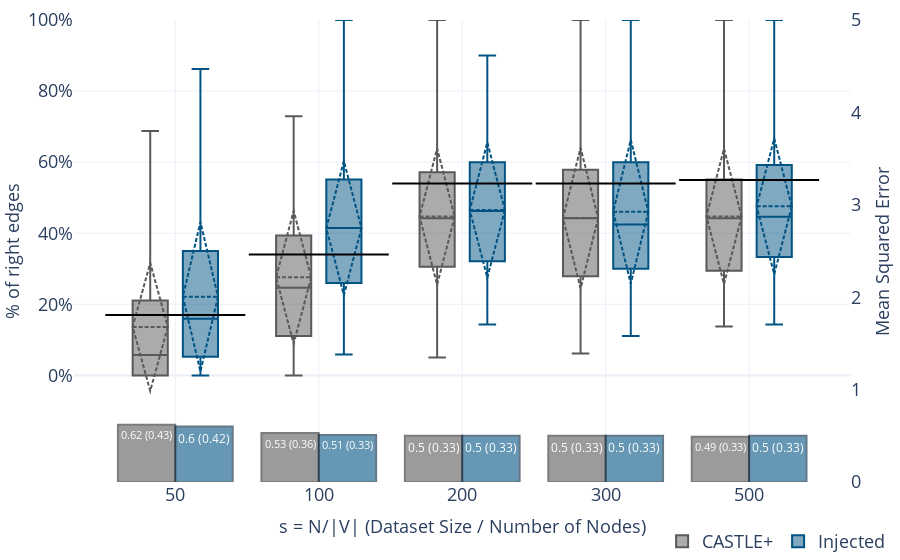
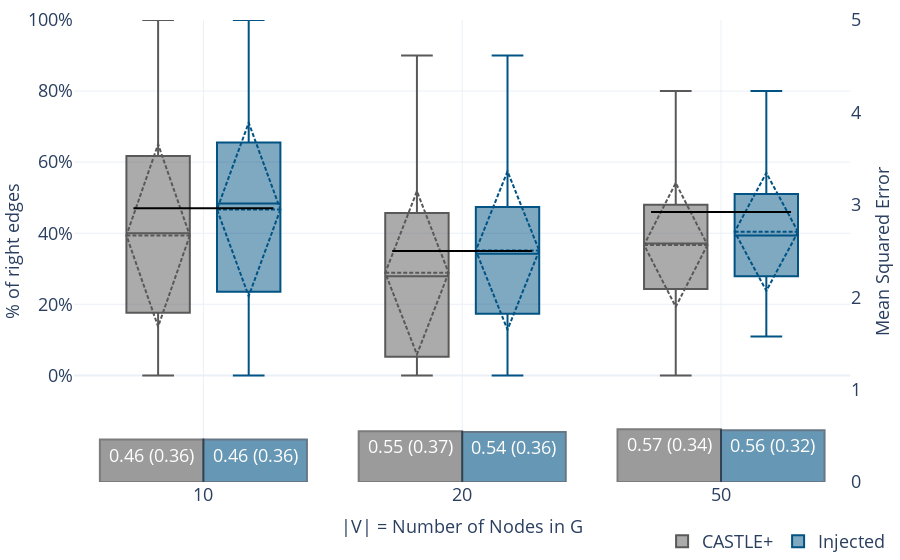
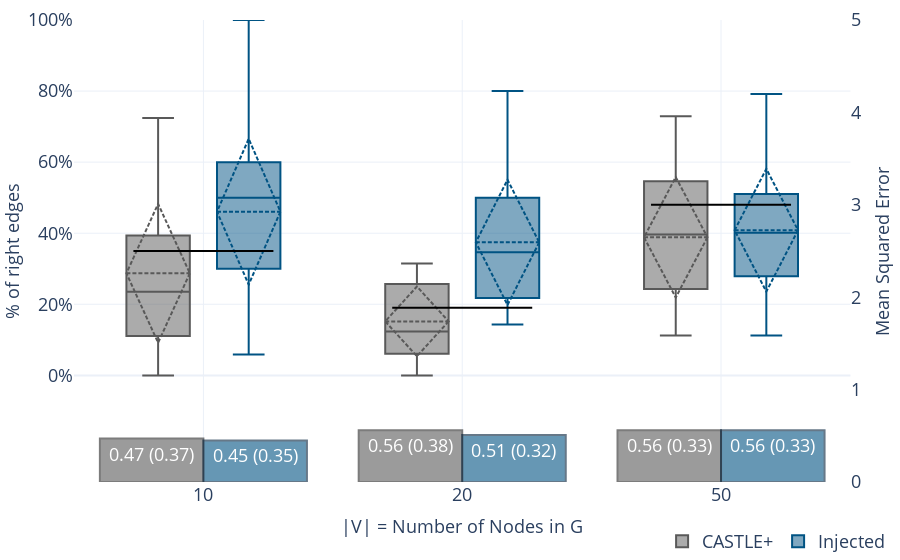
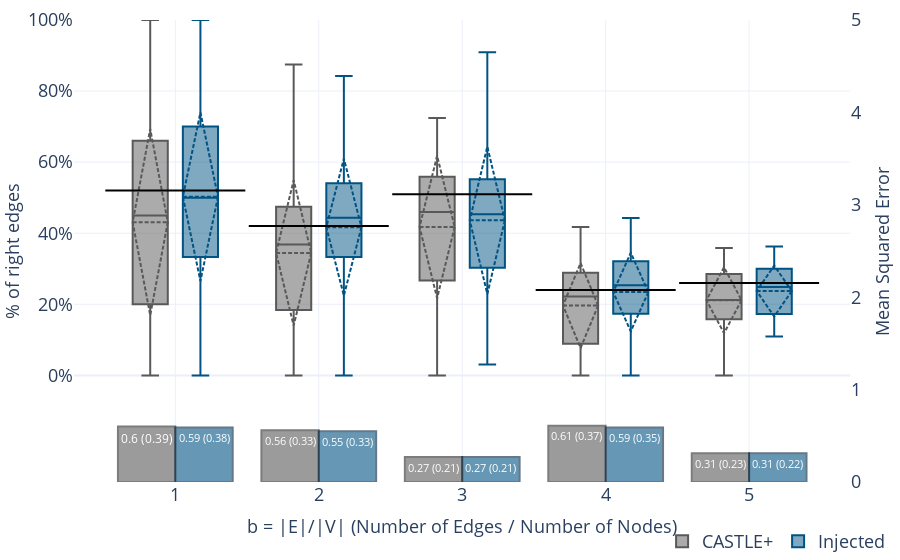

Notebook cell for these charts, in order:
### Markdown cell above
### Recostruction Experiment 20% known

### Code cell
import re
import os
import numpy as np
import pandas as pd
import plotly.graph_objects as go
from plotly.subplots import make_subplots
from utils import load_pickle, random_stability

verbose = False
verbose2 = False
nodes = '([\w]+)'
seeds = '([\w]+)'
dsets = '([\w.]+)'
outfs = str(1)
infs = str(1)
thetas = '([-+]?([0-9]+)(\.[0-9]+)?)'

# ## Versions
# # 'v3' reconstrunction toy experiment - 84%
# # 'p1' = partial toy experiment - 96%
# # 'r2' = reconstruction toy experiment, 20n 4b - 0%
# # 'r3' = reconstruction toy experiment, 10n 4b - 0%
# # 'r4' = reconstruction toy experiment, 10n 1b - 0%
# # 'r5' = reconstruction toy experiment, 15n 2b - ?
# # 'r6' = reconstruction toy experiment, 10n 1b - 32hidden
# # 'r7' = reconstruction toy experiment, 20n 4b - 0%
# # 'r_ex3' = reconstruction experiment, 10n 20n 50n 1b
# # 'r_ex_2b' = reconstruction experiment, 10n 20n 50n 2b
# # 'r_ex_5b' = reconstruction experiment, 10n 20n 50n 5b

version = '(r_ex3|r_ex_2b|r_ex_5b)'

known_p = 0.2

folder = './results/'
# CASTLE/results/Nested1FoldCASTLE.Reg.Synth.10.625.r_ex2.pkl

count = 0
res = []

for filename in os.listdir(folder):
    match = re.search(f'Nested1FoldCASTLE.Reg.Synth.{nodes}.{dsets}.{version}.pkl$', filename)
    if match != None:
        count += 1
        
        report = load_pickle(os.path.join(folder, filename), verbose=False)
        for key, value in report.items():
            # print(key, value)
            t = [[match.group(3)],[value[i] for i in ['theta', 'n_nodes', 'N_edges', 'seed', 'data_size', 'MSE', 'MAE','right','matching']]]
            res.append([i for sublist in t for i in sublist])
            # print(res)
print("Count=",count)

df = pd.DataFrame(res)
df.columns = ['V','Type', 'N_nodes', 'N_edges', 'seed', 'Size', 'MSE', 'MAE','right','matching']
df['alpha'] = ((df['Size'].astype(int)*0.8)/df['N_nodes'].astype(int)).astype(int)
df['branch'] = np.round(((df['N_edges'].astype(int))/df['N_nodes'].astype(int)).astype(float),0).astype(int)
bins = pd.IntervalIndex.from_tuples([(0, 1), (1, 2), (2, 5)])
df['branch_bin'] = pd.cut(df['branch'], bins)

df['alpha2'] = ((df['Size'].astype(int)*0.8)/df['branch'].astype(int)).astype(int)
bins = pd.IntervalIndex.from_tuples([(0, 500), (500, 1000), (1000, 2000), (2000, 5000), (5000,np.Inf)])
df['alpha3'] = pd.cut(df['alpha2'], bins)
df['rebase_den'] = (df['N_edges'].astype(int)-(df['N_edges']*known_p).astype(int))
df['rebased'] = (df['matching'].astype(int)/(df['N_edges'].astype(int)-(df['N_edges']*known_p).astype(int))).clip(upper= 1 )
# display(df)

df = df[df['alpha']!=1000]

def plot_ly_by(x, df, x_desc):
    df = df.sort_values(by=[x],axis=0)
    # df=df[['Type', 'N_nodes','alpha', 'MSE', 'MAE','right']]
    mses = df.groupby(['Type',x], as_index=False).agg([ 'count','mean','std']).round(2).reset_index()
    mses.columns = list(map(''.join, mses.columns.values))
    mses['text'] = mses[['MSEmean','MSEstd']].apply(lambda x : '{} ({})'.format(x[0],x[1]), axis=1)#mses['MSEmean'].astype(str) + mses['MSEstd'].astype(str) 
    mses[x] = mses[x].astype(str)
    display(mses)

    fig = make_subplots(specs=[[{"secondary_y": True}]])
    msesC = mses[mses['Type']==-1]
    fig.add_trace(
        go.Bar(x=msesC[x], y=msesC['MSEmean'], name="CASTLEMSE",
        marker_color='#595959',#'#FF4136', 
        marker_line_color='#262626',#rgb(8,48,107)',
                    marker_line_width=2, opacity=0.6,
        # error_y=dict(
        #         type='data', # value of error bar given in data coordinates
        #         array=msesC['MSEstd'],
        #         visible=True,
        #         color='Black',
        #         thickness=1.5,
        #         width=3),
        showlegend=False,
            text=msesC['text'],
            textposition='auto',
                    ),
        secondary_y=True,
    )
    msesI = mses[mses['Type']==0.05]
    fig.add_trace(
        go.Bar(x=msesI[x], y=msesI['MSEmean'], name="InjectedMSE",
        marker_color='#005383',#'#0085CA',#'#3D9970', 
        marker_line_color='#001F3A',#'#0085CA',#'White',
                    marker_line_width=2, opacity=0.6,
        # error_y=dict(
        #         type='data', # value of error bar given in data coordinates
        #         array=msesI['MSEstd'],
        #         visible=True,
        #         color='Black',
        #         thickness=1.5,
        #         width=3),
        showlegend=False,
            text=msesI['text'],
            textposition='inside',
                    ),
        secondary_y=True,
    )

    fig.add_trace(go.Box(
        y=df[df['Type']==-1]['right'],
        x=df[df['Type']==-1][x].astype(str),
        boxmean='sd', # represent mean
        boxpoints=False,#'outliers',
        name='CASTLE+',
        marker_color='#595959'#'#FF4136'
    ),
        secondary_y=False,)

    d = msesC['rebasedmean']#[i*1.2 for i in msesC['rightmean']]

    fig.add_trace(
        go.Scatter(x=msesC[x], y=d, name="CASTLE+20%" , mode='markers', marker_symbol='line-ew',
                marker=dict(
                color='Black',
                size=100,
                line=dict(
                    color='Black',
                    width=2)
                    ),
                showlegend=False),
        secondary_y=False, 
    )


    fig.add_trace(go.Box(
        y=df[df['Type']==0.05]['right'],
        x=df[df['Type']==0.05][x].astype(str),
        boxmean='sd', # represent mean
        boxpoints=False,#'outliers',
        name='Injected',
        marker_color='#005383'#'#0085CA'#'#3D9970'
    ),
        secondary_y=False,)
    fig.update_layout(
        # yaxis_title='normalized moisture',
        boxmode='group' # group together boxes of the different traces for each value of x
    )
    # Add figure title
    fig.update_layout(
        margin=dict(l=50, r=0, t=20, b=20),
        title={
            'text': "",
            'y':0.9,
            'x':0.5,
            'xanchor': 'center',
            'yanchor': 'top'},
        legend={
            'y':-0.17,
            'x':0.85,
            'orientation':"h",
            'xanchor': 'center',
            'yanchor': 'bottom'},
        template='plotly_white',
            font=dict(
                # family="Courier New, monospace",
                size=18,
                # color="Black"
            )
    )
    # Set x-axis title
    fig.update_xaxes(showgrid=True,title={'text':x_desc,'font':{'size':18}})
    # Set y-axes titles
    fig.update_yaxes(showgrid=True,nticks=10,zeroline=True, title={'text':"% of right edges",'font':{'size':18}}, 
    range=[-0.3, 1],
    tickvals=[0,0.2,0.4,0.6,0.8,1],
    tickformat=".0%",
    secondary_y=False
    )
    fig.update_yaxes(showgrid=False,nticks=10,zeroline=False, title={'text':"Mean Squared Error",'font':{'size':18}},
    range=[0, 5],
    secondary_y=True)
    fig.show()
    
plot_ly_by('alpha', df, x_desc="s = N/|V| (Dataset Size / Number of Nodes)")

plot_ly_by('N_nodes', df, x_desc="|V| = Number of Nodes in G")

plot_ly_by('N_nodes', df[df['alpha'] == 100], x_desc="|V| = Number of Nodes in G")

plot_ly_by('branch', df, x_desc="b = |E|/|V| (Number of Edges / Number of Nodes)")
plot_ly_by('branch_bin', df, x_desc="b = |E|/|V| (Number of Edges / Number of Nodes)")

plot_ly_by('alpha3', df, x_desc="Dataset Size / b (b=N Edges/N Nodes)")


# plot_ly_by('Size', df[df['N_nodes'] == 10], x_desc="Dataset Size")

### Figure 1 — Plotly figure (JSON) as saved in the notebook; plotly's stock layout.template omitted (floating-point values rounded to 4 significant figures; data arrays with more than 128 entries replaced by an {"elided": "..."} marker saying what was removed)
{"data": [{"marker": {"color": "#595959", "line": {"color": "#262626", "width": 2}}, "name": "CASTLEMSE", "opacity": 0.6, "showlegend": false, "text": ["0.62 (0.43)", "0.53 (0.36)", "0.5 (0.33)", "0.5 (0.33)", "0.49 (0.33)"], "textposition": "auto", "type": "bar", "x": ["50", "100", "200", "300", "500"], "xaxis": "x", "y": [0.62, 0.53, 0.5, 0.5, 0.49], "yaxis": "y2"}, {"marker": {"color": "#005383", "line": {"color": "#001F3A", "width": 2}}, "name": "InjectedMSE", "opacity": 0.6, "showlegend": false, "text": ["0.6 (0.42)", "0.51 (0.33)", "0.5 (0.33)", "0.5 (0.33)", "0.5 (0.33)"], "textposition": "inside", "type": "bar", "x": ["50", "100", "200", "300", "500"], "xaxis": "x", "y": [0.6, 0.51, 0.5, 0.5, 0.5], "yaxis": "y2"}, {"boxmean": "sd", "boxpoints": false, "marker": {"color": "#595959"}, "name": "CASTLE+", "type": "box", "x": {"elided": "450 str values"}, "xaxis": "x", "y": {"elided": "450 float values"}, "yaxis": "y"}, {"marker": {"color": "Black", "line": {"color": "Black", "width": 2}, "size": 100, "symbol": "line-ew"}, "mode": "markers", "name": "CASTLE+20%", "showlegend": false, "type": "scatter", "x": ["50", "100", "200", "300", "500"], "xaxis": "x", "y": [0.17, 0.34, 0.54, 0.54, 0.55], "yaxis": "y"}, {"boxmean": "sd", "boxpoints": false, "marker": {"color": "#005383"}, "name": "Injected", "type": "box", "x": {"elided": "450 str values"}, "xaxis": "x", "y": {"elided": "450 float values"}, "yaxis": "y"}], "layout": {"boxmode": "group", "font": {"size": 18}, "legend": {"orientation": "h", "x": 0.85, "xanchor": "center", "y": -0.17, "yanchor": "bottom"}, "margin": {"b": 20, "l": 50, "r": 0, "t": 20}, "title": {"text": "", "x": 0.5, "xanchor": "center", "y": 0.9, "yanchor": "top"}, "xaxis": {"anchor": "y", "domain": [0, 0.94], "showgrid": true, "title": {"font": {"size": 18}, "text": "s = N/|V| (Dataset Size / Number of Nodes)"}}, "yaxis": {"anchor": "x", "domain": [0, 1], "nticks": 10, "range": [-0.3, 1], "showgrid": true, "tickformat": ".0%", "tickvals": [0, 0.2, 0.4, 0.6, 0.8, 1], "title": {"font": {"size": 18}, "text": "% of right edges"}, "zeroline": true}, "yaxis2": {"anchor": "x", "nticks": 10, "overlaying": "y", "range": [0, 5], "showgrid": false, "side": "right", "title": {"font": {"size": 18}, "text": "Mean Squared Error"}, "zeroline": false}}}

### Figure 2 — Plotly figure (JSON) as saved in the notebook; plotly's stock layout.template omitted (floating-point values rounded to 4 significant figures; data arrays with more than 128 entries replaced by an {"elided": "..."} marker saying what was removed)
{"data": [{"marker": {"color": "#595959", "line": {"color": "#262626", "width": 2}}, "name": "CASTLEMSE", "opacity": 0.6, "showlegend": false, "text": ["0.46 (0.36)", "0.55 (0.37)", "0.57 (0.34)"], "textposition": "auto", "type": "bar", "x": ["10", "20", "50"], "xaxis": "x", "y": [0.46, 0.55, 0.57], "yaxis": "y2"}, {"marker": {"color": "#005383", "line": {"color": "#001F3A", "width": 2}}, "name": "InjectedMSE", "opacity": 0.6, "showlegend": false, "text": ["0.46 (0.36)", "0.54 (0.36)", "0.56 (0.32)"], "textposition": "inside", "type": "bar", "x": ["10", "20", "50"], "xaxis": "x", "y": [0.46, 0.54, 0.56], "yaxis": "y2"}, {"boxmean": "sd", "boxpoints": false, "marker": {"color": "#595959"}, "name": "CASTLE+", "type": "box", "x": {"elided": "450 str values"}, "xaxis": "x", "y": {"elided": "450 float values"}, "yaxis": "y"}, {"marker": {"color": "Black", "line": {"color": "Black", "width": 2}, "size": 100, "symbol": "line-ew"}, "mode": "markers", "name": "CASTLE+20%", "showlegend": false, "type": "scatter", "x": ["10", "20", "50"], "xaxis": "x", "y": [0.47, 0.35, 0.46], "yaxis": "y"}, {"boxmean": "sd", "boxpoints": false, "marker": {"color": "#005383"}, "name": "Injected", "type": "box", "x": {"elided": "450 str values"}, "xaxis": "x", "y": {"elided": "450 float values"}, "yaxis": "y"}], "layout": {"boxmode": "group", "font": {"size": 18}, "legend": {"orientation": "h", "x": 0.85, "xanchor": "center", "y": -0.17, "yanchor": "bottom"}, "margin": {"b": 20, "l": 50, "r": 0, "t": 20}, "title": {"text": "", "x": 0.5, "xanchor": "center", "y": 0.9, "yanchor": "top"}, "xaxis": {"anchor": "y", "domain": [0, 0.94], "showgrid": true, "title": {"font": {"size": 18}, "text": "|V| = Number of Nodes in G"}}, "yaxis": {"anchor": "x", "domain": [0, 1], "nticks": 10, "range": [-0.3, 1], "showgrid": true, "tickformat": ".0%", "tickvals": [0, 0.2, 0.4, 0.6, 0.8, 1], "title": {"font": {"size": 18}, "text": "% of right edges"}, "zeroline": true}, "yaxis2": {"anchor": "x", "nticks": 10, "overlaying": "y", "range": [0, 5], "showgrid": false, "side": "right", "title": {"font": {"size": 18}, "text": "Mean Squared Error"}, "zeroline": false}}}

### Figure 3 — Plotly figure (JSON) as saved in the notebook; plotly's stock layout.template omitted (floating-point values rounded to 4 significant figures)
{"data": [{"marker": {"color": "#595959", "line": {"color": "#262626", "width": 2}}, "name": "CASTLEMSE", "opacity": 0.6, "showlegend": false, "text": ["0.47 (0.37)", "0.56 (0.38)", "0.56 (0.33)"], "textposition": "auto", "type": "bar", "x": ["10", "20", "50"], "xaxis": "x", "y": [0.47, 0.56, 0.56], "yaxis": "y2"}, {"marker": {"color": "#005383", "line": {"color": "#001F3A", "width": 2}}, "name": "InjectedMSE", "opacity": 0.6, "showlegend": false, "text": ["0.45 (0.35)", "0.51 (0.32)", "0.56 (0.33)"], "textposition": "inside", "type": "bar", "x": ["10", "20", "50"], "xaxis": "x", "y": [0.45, 0.51, 0.56], "yaxis": "y2"}, {"boxmean": "sd", "boxpoints": false, "marker": {"color": "#595959"}, "name": "CASTLE+", "type": "box", "x": ["10", "10", "10", "10", "10", "10", "10", "10", "10", "10", "10", "10", "10", "10", "10", "10", "10", "10", "10", "10", "10", "10", "10", "10", "10", "10", "10", "10", "10", "10", "20", "20", "20", "20", "20", "20", "20", "20", "20", "20", "20", "20", "20", "20", "20", "20", "20", "20", "20", "20", "20", "20", "20", "20", "20", "20", "20", "20", "20", "20", "50", "50", "50", "50", "50", "50", "50", "50", "50", "50", "50", "50", "50", "50", "50", "50", "50", "50", "50", "50", "50", "50", "50", "50", "50", "50", "50", "50", "50", "50"], "xaxis": "x", "y": [0.3939, 0.7241, 0.1429, 0.6333, 0.2812, 0.3333, 0.3871, 0.06061, 0.5, 0.2222, 0.4444, 0.1111, 0.1, 0.1, 0.2, 0.1, 0.1, 0.2, 0.6897, 0.6176, 0.05882, 0.2105, 0.3529, 0.2353, 0.1111, 0.2353, 0, 0.4211, 0.375, 0.2778, 0.2785, 0.01333, 0.1279, 0.2024, 0.02778, 0.2658, 0.1053, 0.2778, 0.1579, 0.2703, 0.2368, 0.2571, 0, 0.02632, 0.1892, 0.3, 0.1053, 0.2632, 0.05, 0.2, 0.1053, 0.25, 0.05, 0.1, 0.05263, 0.07407, 0.119, 0.06098, 0.07692, 0.3151, 0.2432, 0.2165, 0.24, 0.2222, 0.3186, 0.1397, 0.551, 0.4184, 0.5464, 0.3232, 0.4639, 0.1122, 0.2739, 0.1659, 0.5, 0.4583, 0.4747, 0.26, 0.42, 0.7292, 0.551, 0.56, 0.551, 0.36, 0.6939, 0.375, 0.66, 0.4242, 0.1174, 0.2876], "yaxis": "y"}, {"marker": {"color": "Black", "line": {"color": "Black", "width": 2}, "size": 100, "symbol": "line-ew"}, "mode": "markers", "name": "CASTLE+20%", "showlegend": false, "type": "scatter", "x": ["10", "20", "50"], "xaxis": "x", "y": [0.35, 0.19, 0.48], "yaxis": "y"}, {"boxmean": "sd", "boxpoints": false, "marker": {"color": "#005383"}, "name": "Injected", "type": "box", "x": ["10", "10", "10", "10", "10", "10", "10", "10", "10", "10", "10", "10", "10", "10", "10", "10", "10", "10", "10", "10", "10", "10", "10", "10", "10", "10", "10", "10", "10", "10", "20", "20", "20", "20", "20", "20", "20", "20", "20", "20", "20", "20", "20", "20", "20", "20", "20", "20", "20", "20", "20", "20", "20", "20", "20", "20", "20", "20", "20", "20", "50", "50", "50", "50", "50", "50", "50", "50", "50", "50", "50", "50", "50", "50", "50", "50", "50", "50", "50", "50", "50", "50", "50", "50", "50", "50", "50", "50", "50", "50"], "xaxis": "x", "y": [0.3889, 0.6552, 0.5357, 0.5667, 0.4848, 0.1515, 0.1875, 0.1515, 0.6471, 0.4839, 0.6552, 0.5556, 0.3333, 1, 0.2222, 0.5, 0.5, 0.5, 0.5, 0.3, 0.05882, 0.6, 0.7368, 0.6471, 0.5, 0.4118, 0.6316, 0.5, 0.2353, 0.1765, 0.5789, 0.4177, 0.3671, 0.1733, 0.3256, 0.2381, 0.3514, 0.1667, 0.2105, 0.3611, 0.2632, 0.5676, 0.4211, 0.5143, 0.5, 0.1429, 0.4737, 0.6, 0.15, 0.6842, 0.4211, 0.3, 0.7, 0.2105, 0.8, 0.3, 0.1728, 0.3415, 0.2179, 0.2603, 0.4896, 0.1818, 0.2965, 0.2533, 0.2667, 0.2568, 0.551, 0.3939, 0.3043, 0.4082, 0.5567, 0.3737, 0.4845, 0.3057, 0.4479, 0.4444, 0.42, 0.42, 0.7917, 0.6122, 0.68, 0.1616, 0.36, 0.6531, 0.1122, 0.74, 0.1435, 0.2788, 0.5102, 0.3542], "yaxis": "y"}], "layout": {"boxmode": "group", "font": {"size": 18}, "legend": {"orientation": "h", "x": 0.85, "xanchor": "center", "y": -0.17, "yanchor": "bottom"}, "margin": {"b": 20, "l": 50, "r": 0, "t": 20}, "title": {"text": "", "x": 0.5, "xanchor": "center", "y": 0.9, "yanchor": "top"}, "xaxis": {"anchor": "y", "domain": [0, 0.94], "showgrid": true, "title": {"font": {"size": 18}, "text": "|V| = Number of Nodes in G"}}, "yaxis": {"anchor": "x", "domain": [0, 1], "nticks": 10, "range": [-0.3, 1], "showgrid": true, "tickformat": ".0%", "tickvals": [0, 0.2, 0.4, 0.6, 0.8, 1], "title": {"font": {"size": 18}, "text": "% of right edges"}, "zeroline": true}, "yaxis2": {"anchor": "x", "nticks": 10, "overlaying": "y", "range": [0, 5], "showgrid": false, "side": "right", "title": {"font": {"size": 18}, "text": "Mean Squared Error"}, "zeroline": false}}}

### Figure 4 — Plotly figure (JSON) as saved in the notebook; plotly's stock layout.template omitted (floating-point values rounded to 4 significant figures; data arrays with more than 128 entries replaced by an {"elided": "..."} marker saying what was removed)
{"data": [{"marker": {"color": "#595959", "line": {"color": "#262626", "width": 2}}, "name": "CASTLEMSE", "opacity": 0.6, "showlegend": false, "text": ["0.6 (0.39)", "0.56 (0.33)", "0.27 (0.21)", "0.61 (0.37)", "0.31 (0.23)"], "textposition": "auto", "type": "bar", "x": ["1", "2", "3", "4", "5"], "xaxis": "x", "y": [0.6, 0.56, 0.27, 0.61, 0.31], "yaxis": "y2"}, {"marker": {"color": "#005383", "line": {"color": "#001F3A", "width": 2}}, "name": "InjectedMSE", "opacity": 0.6, "showlegend": false, "text": ["0.59 (0.38)", "0.55 (0.33)", "0.27 (0.21)", "0.59 (0.35)", "0.31 (0.22)"], "textposition": "inside", "type": "bar", "x": ["1", "2", "3", "4", "5"], "xaxis": "x", "y": [0.59, 0.55, 0.27, 0.59, 0.31], "yaxis": "y2"}, {"boxmean": "sd", "boxpoints": false, "marker": {"color": "#595959"}, "name": "CASTLE+", "type": "box", "x": {"elided": "450 str values"}, "xaxis": "x", "y": {"elided": "450 float values"}, "yaxis": "y"}, {"marker": {"color": "Black", "line": {"color": "Black", "width": 2}, "size": 100, "symbol": "line-ew"}, "mode": "markers", "name": "CASTLE+20%", "showlegend": false, "type": "scatter", "x": ["1", "2", "3", "4", "5"], "xaxis": "x", "y": [0.52, 0.42, 0.51, 0.24, 0.26], "yaxis": "y"}, {"boxmean": "sd", "boxpoints": false, "marker": {"color": "#005383"}, "name": "Injected", "type": "box", "x": {"elided": "450 str values"}, "xaxis": "x", "y": {"elided": "450 float values"}, "yaxis": "y"}], "layout": {"boxmode": "group", "font": {"size": 18}, "legend": {"orientation": "h", "x": 0.85, "xanchor": "center", "y": -0.17, "yanchor": "bottom"}, "margin": {"b": 20, "l": 50, "r": 0, "t": 20}, "title": {"text": "", "x": 0.5, "xanchor": "center", "y": 0.9, "yanchor": "top"}, "xaxis": {"anchor": "y", "domain": [0, 0.94], "showgrid": true, "title": {"font": {"size": 18}, "text": "b = |E|/|V| (Number of Edges / Number of Nodes)"}}, "yaxis": {"anchor": "x", "domain": [0, 1], "nticks": 10, "range": [-0.3, 1], "showgrid": true, "tickformat": ".0%", "tickvals": [0, 0.2, 0.4, 0.6, 0.8, 1], "title": {"font": {"size": 18}, "text": "% of right edges"}, "zeroline": true}, "yaxis2": {"anchor": "x", "nticks": 10, "overlaying": "y", "range": [0, 5], "showgrid": false, "side": "right", "title": {"font": {"size": 18}, "text": "Mean Squared Error"}, "zeroline": false}}}
